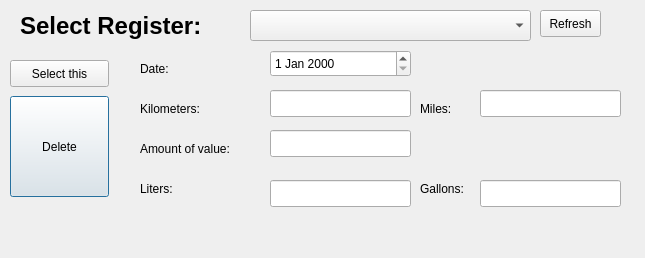
<?xml version="1.0" encoding="UTF-8"?>
<ui version="4.0">
 <class>deleteregisters</class>
 <widget class="QDialog" name="deleteregisters">
  <property name="geometry">
   <rect>
    <x>0</x>
    <y>0</y>
    <width>645</width>
    <height>258</height>
   </rect>
  </property>
  <property name="windowTitle">
   <string>Delete Registrer</string>
  </property>
  <widget class="QPushButton" name="pushButton_2">
   <property name="geometry">
    <rect>
     <x>10</x>
     <y>96</y>
     <width>99</width>
     <height>101</height>
    </rect>
   </property>
   <property name="text">
    <string>Delete</string>
   </property>
  </widget>
  <widget class="QComboBox" name="DRselectedRegister">
   <property name="geometry">
    <rect>
     <x>250</x>
     <y>10</y>
     <width>281</width>
     <height>31</height>
    </rect>
   </property>
  </widget>
  <widget class="QLabel" name="label">
   <property name="geometry">
    <rect>
     <x>20</x>
     <y>10</y>
     <width>211</width>
     <height>31</height>
    </rect>
   </property>
   <property name="font">
    <font>
     <pointsize>18</pointsize>
     <weight>75</weight>
     <bold>true</bold>
    </font>
   </property>
   <property name="text">
    <string>Select Register:</string>
   </property>
  </widget>
  <widget class="QPushButton" name="pushButton">
   <property name="geometry">
    <rect>
     <x>10</x>
     <y>60</y>
     <width>99</width>
     <height>27</height>
    </rect>
   </property>
   <property name="text">
    <string>Select this</string>
   </property>
  </widget>
  <widget class="QLabel" name="label_2">
   <property name="geometry">
    <rect>
     <x>140</x>
     <y>60</y>
     <width>67</width>
     <height>17</height>
    </rect>
   </property>
   <property name="text">
    <string>Date:</string>
   </property>
  </widget>
  <widget class="QDateEdit" name="DRdate">
   <property name="geometry">
    <rect>
     <x>270</x>
     <y>50</y>
     <width>141</width>
     <height>27</height>
    </rect>
   </property>
  </widget>
  <widget class="QLineEdit" name="DRgallons">
   <property name="geometry">
    <rect>
     <x>480</x>
     <y>180</y>
     <width>141</width>
     <height>27</height>
    </rect>
   </property>
  </widget>
  <widget class="QLineEdit" name="DRkilometers">
   <property name="geometry">
    <rect>
     <x>270</x>
     <y>90</y>
     <width>141</width>
     <height>27</height>
    </rect>
   </property>
  </widget>
  <widget class="QLineEdit" name="DRmiles">
   <property name="geometry">
    <rect>
     <x>480</x>
     <y>90</y>
     <width>141</width>
     <height>27</height>
    </rect>
   </property>
  </widget>
  <widget class="QLabel" name="label_7">
   <property name="geometry">
    <rect>
     <x>420</x>
     <y>180</y>
     <width>67</width>
     <height>17</height>
    </rect>
   </property>
   <property name="text">
    <string>Gallons:</string>
   </property>
  </widget>
  <widget class="QLabel" name="label_6">
   <property name="geometry">
    <rect>
     <x>420</x>
     <y>100</y>
     <width>67</width>
     <height>17</height>
    </rect>
   </property>
   <property name="text">
    <string>Miles:</string>
   </property>
  </widget>
  <widget class="QLineEdit" name="DRliters">
   <property name="geometry">
    <rect>
     <x>270</x>
     <y>180</y>
     <width>141</width>
     <height>27</height>
    </rect>
   </property>
  </widget>
  <widget class="QLabel" name="label_5">
   <property name="geometry">
    <rect>
     <x>140</x>
     <y>100</y>
     <width>91</width>
     <height>17</height>
    </rect>
   </property>
   <property name="text">
    <string>Kilometers:</string>
   </property>
  </widget>
  <widget class="QLabel" name="label_3">
   <property name="geometry">
    <rect>
     <x>140</x>
     <y>140</y>
     <width>121</width>
     <height>17</height>
    </rect>
   </property>
   <property name="text">
    <string>Amount of value:</string>
   </property>
  </widget>
  <widget class="QLabel" name="label_4">
   <property name="geometry">
    <rect>
     <x>140</x>
     <y>180</y>
     <width>111</width>
     <height>17</height>
    </rect>
   </property>
   <property name="text">
    <string>Liters:</string>
   </property>
  </widget>
  <widget class="QLineEdit" name="DRcurrency">
   <property name="geometry">
    <rect>
     <x>270</x>
     <y>130</y>
     <width>141</width>
     <height>27</height>
    </rect>
   </property>
  </widget>
  <widget class="QPushButton" name="pushButton_3">
   <property name="geometry">
    <rect>
     <x>540</x>
     <y>10</y>
     <width>61</width>
     <height>27</height>
    </rect>
   </property>
   <property name="text">
    <string>Refresh</string>
   </property>
  </widget>
 </widget>
 <resources/>
 <connections/>
</ui>
